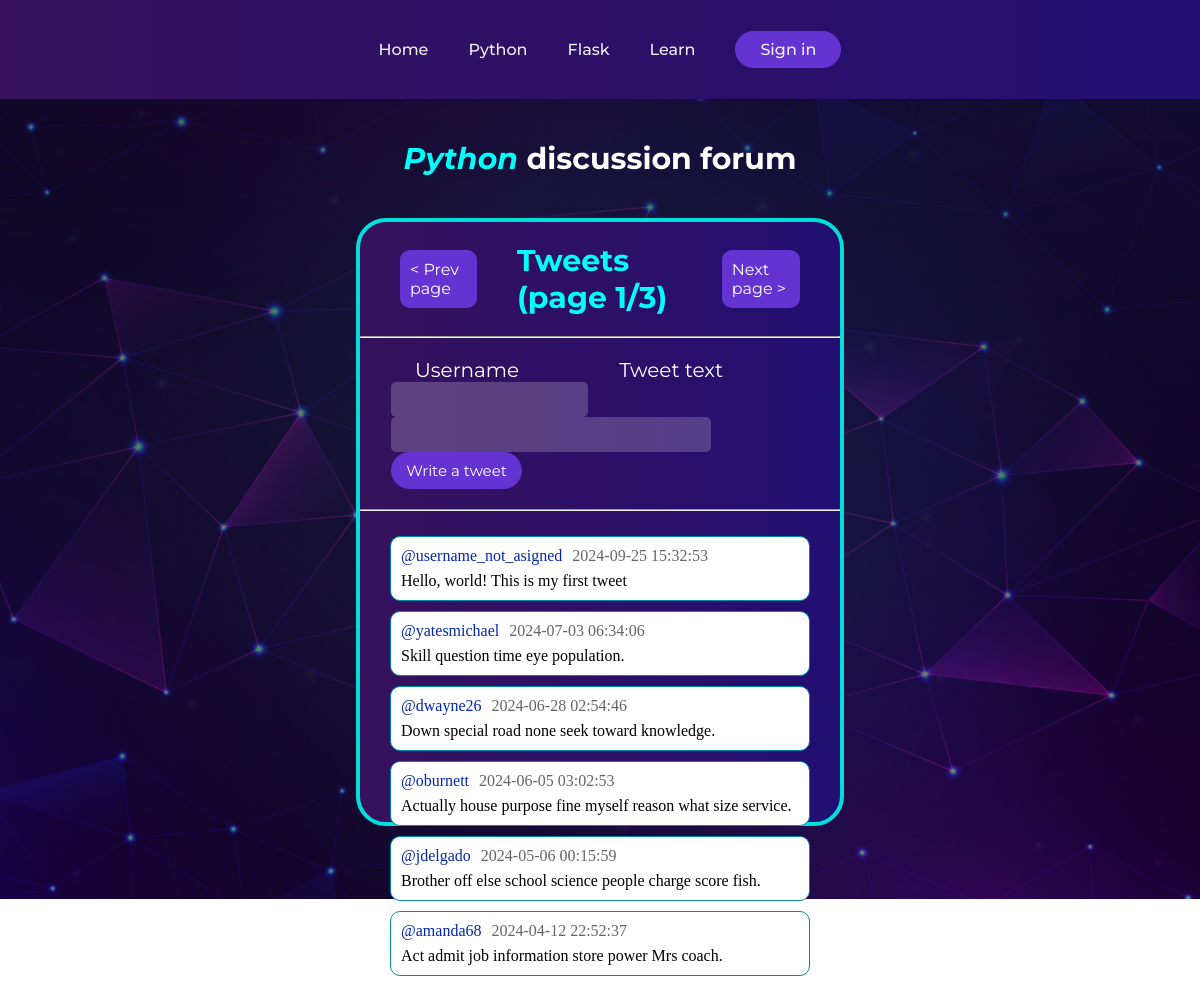
The app's page /python with its own data.
### website_app/models.py (models this page shows)
class PyTweet(db.Model):
    __tablename__ = 'py_tweets'
    id = db.Column(db.Integer, primary_key=True)
    tweet_text = db.Column(db.String(200), nullable=False)
    date = db.Column(db.DateTime, default=func.now())
    username = db.Column(db.String(100), nullable=False)

### website_app/views.py (the view)
@views.route("/python")
def python_index():
    page = request.args.get('page', default=1, type=int)
    offset = (page - 1) * ITEMS_PER_PAGE
    tweets = PyTweet.query.order_by(PyTweet.date.desc()).offset(offset).limit(ITEMS_PER_PAGE).all()
    total_pages_amount = 1 if PyTweet.query.count() == 0 else math.ceil(PyTweet.query.count() / 6)
    return render_template("python.html", tweets=tweets, pg=page, total_pg=total_pages_amount)

### website_app/__init__.py (called while the page is built)
def create_app():
    app = Flask(__name__, template_folder="templates")
    app.register_blueprint(views, url_prefix='/')
    app.config['SECRET_KEY'] = SECRET_KEY
    app.config['SQLALCHEMY_DATABASE_URI'] = f'sqlite:///{DB_NAME}'
    db.init_app(app)
    create_database(app)
    @app.template_filter('ceil')
    def ceil_filter(value):
        return math.ceil(value)
    @app.template_filter('length')
    def length_filter(arr: list):
        return len(arr)
    return app

### website_app/templates/python.html (shortened to what this page needs)
{% extends "base.html" %}
{% block style %} <link rel="stylesheet" href="{{ url_for('static', filename='css/style_python.css') }}"> {% endblock %}
{% block content %}
<header>
    <nav class="navbar">
        <ul>
            <a href="{{ url_for('views.index') }}"><li>Home</li></a>
            <a href="{{ url_for('views.python_index') }}"><li>Python</li></a>
            <a href="{{ url_for('views.flask_index') }}"><li>Flask</li></a>
            <a href="{{ url_for('views.learn_index') }}"><li>Learn</li></a>
        </ul>
        <a href="{{ url_for('views.signin') }}">
            <button>Sign in</button>
        </a>
    </nav>
</header>
<section class="main">
    <h1><span style="color:#00fffb; font-style:italic">Python</span> discussion forum</h1>
    <div class = "tweetboard">
        <div class="tweets-title">
            <a href="{% if pg == 1 %}{{ url_for('views.python_index', page=total_pg) }}{% else %}{{ url_for('views.python_index', page=pg-1) }}{% endif %}">< Prev page</a>
            <h2>Tweets (page {{ pg }}/{{ total_pg }})</h2>
            <a href="{% if pg == total_pg %}{{ url_for('views.python_index', page=1) }}{% else %}{{ url_for('views.python_index', page=pg+1) }}{% endif %}">Next page ></a>
        </div>
        <hr>
        <div class="write-tweet-title">
            <p>Username</p>
            <p>Tweet text</p>
        </div>
        <form class="write-tweet" action="{{ url_for('views.python_write_tweet', page_num=pg) }}" method="post">
            <input class="username-input" type="text" name="username" maxlength="40">
            <input class="tweet-input" type="text" name="tweet" maxlength="80">
            <button type="submit">Write a tweet</button>
        </form>
        <hr>
        <div class = "tweets">
            {% for i in range(tweets | length) %}
            <div class = "tweet">
                <div class="tweet-info">
                <p class="username">@{{ tweets[i]['username'] }}</p>
                <p class="date">{{ tweets[i]['date'] }}</p>
                </div>
                <p class="tweet-text">{{ tweets[i]['tweet_text'] }}</p>
            </div>
            {% endfor %}
        </div>
    </div>
</section>
{% endblock %}

### website_app/templates/base.html (shortened to what this page needs)
<!DOCTYPE html>
<html lang="en">
<head>
    {% block style %}<link rel="stylesheet" href="{{ url_for('static', filename='css/style.css') }}">{% endblock %}
</head>
<body>
{% block content %}
{% endblock %}
</body>
</html>

### website_app/static/css/style_python.css (style rules this page uses)
* { margin: 0; padding: 0; }
.navbar li, .navbar a, .navbar button { font-family: "Montserrat", sans-serif; font-weight: 500; font-size: 16px; color: #edf0f1; text-decoration: none; }
.navbar { display: flex; justify-content: center; align-items: center; padding: 20px; gap:20px; background: linear-gradient(to right, rgb(55, 17, 92), rgb(33, 15, 115)); }
.navbar ul { list-style: none; display: flex; }
.navbar li { padding: 20px 20px; border-radius: 10px; }
.navbar li:hover, .navbar button, .tweets-title a, .write-tweet button { background-color:rgb(101, 51, 209); }
.navbar button { padding: 9px 25px; border-radius: 30px; border: none; cursor: pointer; transition: all 0.3s ease 0s; }
.main { width:100%; height:100vh; }
.main h1 { padding: 41px 0px; text-align: center; color:white; font-family: "Montserrat", sans-serif; font-size:30px; }
.tweetboard { width:40%; height:75vh; margin:auto; background: linear-gradient(to right, rgb(55, 17, 92), rgb(33, 15, 115)); border-radius: 30px; display: flex; flex-direction: column; border:#01dfdb solid 4px; }
.tweets-title { display:flex; justify-content:space-between; align-items:center; }
.tweets-title h2 { padding:20px 0px; color:#00fffb; font-family: "Montserrat", sans-serif; font-size:30px; }
.tweets-title a { text-decoration:none; color:white; font-family: "Montserrat", sans-serif; margin:0px 40px; padding: 10px; border-radius:10px; transition: all 0.3s ease 0s; }
.tweets { margin:15px 30px; }
.tweet { background-color:rgb(255, 255, 255); border:solid 1px; border-radius: 10px; border-color:rgba(0, 136, 169, 1); margin:10px 0px; padding: 10px 0px; }
.tweet-info { display:flex; margin-bottom:7px; }
.tweet p { margin-left:10px; }
.date { color: rgb(101, 101, 101); }
.username { color:rgb(3, 37, 177); }
.write-tweet-title { display:flex; color:white; margin-left:55px; gap:100px; font-size:20px; margin-top:20px; font-family: "Montserrat", sans-serif; }
.write-tweet { margin-left:6.5%; margin-bottom:20px; }
.write-tweet button { padding:9px 15px; border:none; color:white; font-family: "Montserrat", sans-serif; border-radius:20px; font-size:15px; cursor: pointer; transition: all 0.3s ease 0s; }
.write-tweet input { padding: 10px; margin-right:10px; border-radius: 5px; border: none; background-color: rgba(255, 255, 255, 0.2); color:white; }
.tweet-input { width:300px; }

### records on screen
PyTweet: username "username_not_asigned", date "2024-09-25 15:32:53", tweet_text "Hello, world! This is my first tweet"
PyTweet: username "yatesmichael", date "2024-07-03 06:34:06", tweet_text "Skill question time eye population."
PyTweet: username "dwayne26", date "2024-06-28 02:54:46", tweet_text "Down special road none seek toward knowledge."
PyTweet: username "oburnett", date "2024-06-05 03:02:53", tweet_text "Actually house purpose fine myself reason what size service."
PyTweet: username "jdelgado", date "2024-05-06 00:15:59", tweet_text "Brother off else school science people charge score fish."
PyTweet: username "amanda68", date "2024-04-12 22:52:37", tweet_text "Act admit job information store power Mrs coach."

### other values on screen
{{ pg }} "1"
{{ total_pg }} "3"
